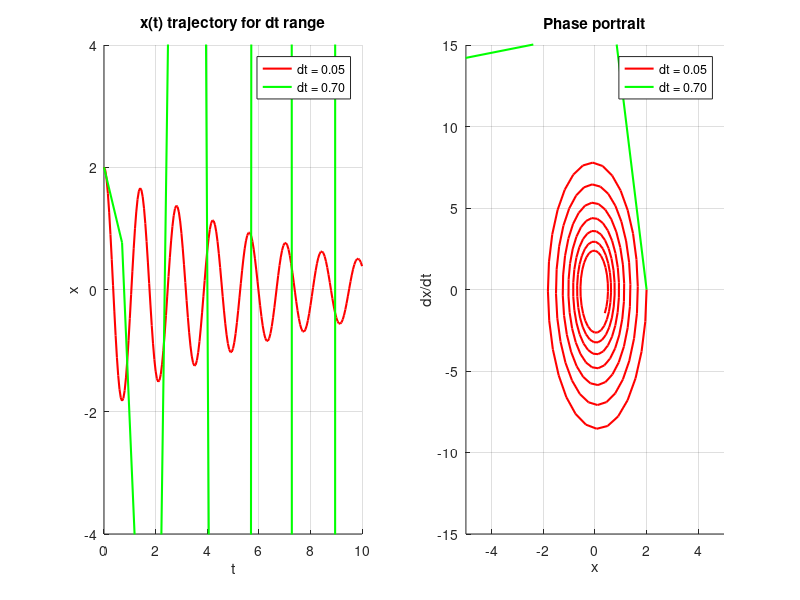

Here is the MATLAB script that generated this plot:
function t413_elasticPendulum_w0
  clear all; clc; close all;

  m = 1.0;
  k = 20.0;
  mu = 0.01;
  g = 9.81;
  c = 0.25;

  w0 = sqrt(k / m);
  dt_critical = 2 * sqrt(2) / w0;
  fprintf('w0 = %.2f\n', w0);
  fprintf('dt_critical = %.2f\n', dt_critical);

  pendulum = @(t, x, c_val, mu_val) [
    x(2);
    (-c_val / m) * x(2) - (k / m) * x(1) - mu_val * g * tanh(100 * x(2))
  ];

  figure;

  dt_list = [0.05, 0.7];
  colors = {'r', 'g'};

  for i = 1:length(dt_list)
    dt = dt_list(i);
    t = 0 : dt : 10;
    x = zeros(2, length(t));
    x(:, 1) = [2.0; 0.0];

    f = @(t_val, x_val) pendulum(t_val, x_val, c, mu);

    for n = 1 : length(t) - 1
      k1 = f(t(n), x(:, n));
      k2 = f(t(n) + dt/2, x(:, n) + (dt/2) * k1);
      k3 = f(t(n) + dt/2, x(:, n) + (dt/2) * k2);
      k4 = f(t(n) + dt, x(:, n) + dt * k3);
      x(:, n + 1) = x(:, n) + (dt / 6) * (k1 + 2*k2 + 2*k3 + k4);
    end

    subplot(1, 2, 1); hold on; grid on;
    plot(t, x(1, :), colors{i}, 'LineWidth', 1.5, 'DisplayName', sprintf('dt = %.2f', dt));

    subplot(1, 2, 2); hold on; grid on;
    plot(x(1, :), x(2, :), colors{i}, 'LineWidth', 1.5, 'DisplayName', sprintf('dt = %.2f', dt));
  end

  subplot(1, 2, 1);
  title('x(t) trajectory for dt range');
  xlabel('t'); ylabel('x');
  ylim([-4, 4]);
  legend();

  subplot(1, 2, 2);
  title('Phase portrait');
  xlabel('x'); ylabel('dx/dt');
  ylim([-15, 15]); xlim([-5, 5]);
  legend();



  tspan = [0, 30];
  x0 = [2.0; 0.0];
  opts = odeset('RelTol', 1e-8, 'AbsTol', 1e-8);
  [t_sim, y_sim] = ode45(@(t, x) pendulum(t, x, 0.0, 0.0), tspan, x0, opts);

  coord = y_sim(:, 1);

  peak_idx = find(coord(2:end-1) > coord(1:end-2) & coord(2:end-1) > coord(3:end)) + 1;
  t_peaks = t_sim(peak_idx);

  t_clean = t_peaks(3:end);
  num_periods = 10;
  T_num = (t_clean(num_periods + 1) - t_clean(1)) / num_periods;
  w0_num = 2 * pi / T_num;

  fprintf('Analytical w0 = %.10f\n', w0);
  fprintf('Numeric w0 = %.10f\n', w0_num);
end
